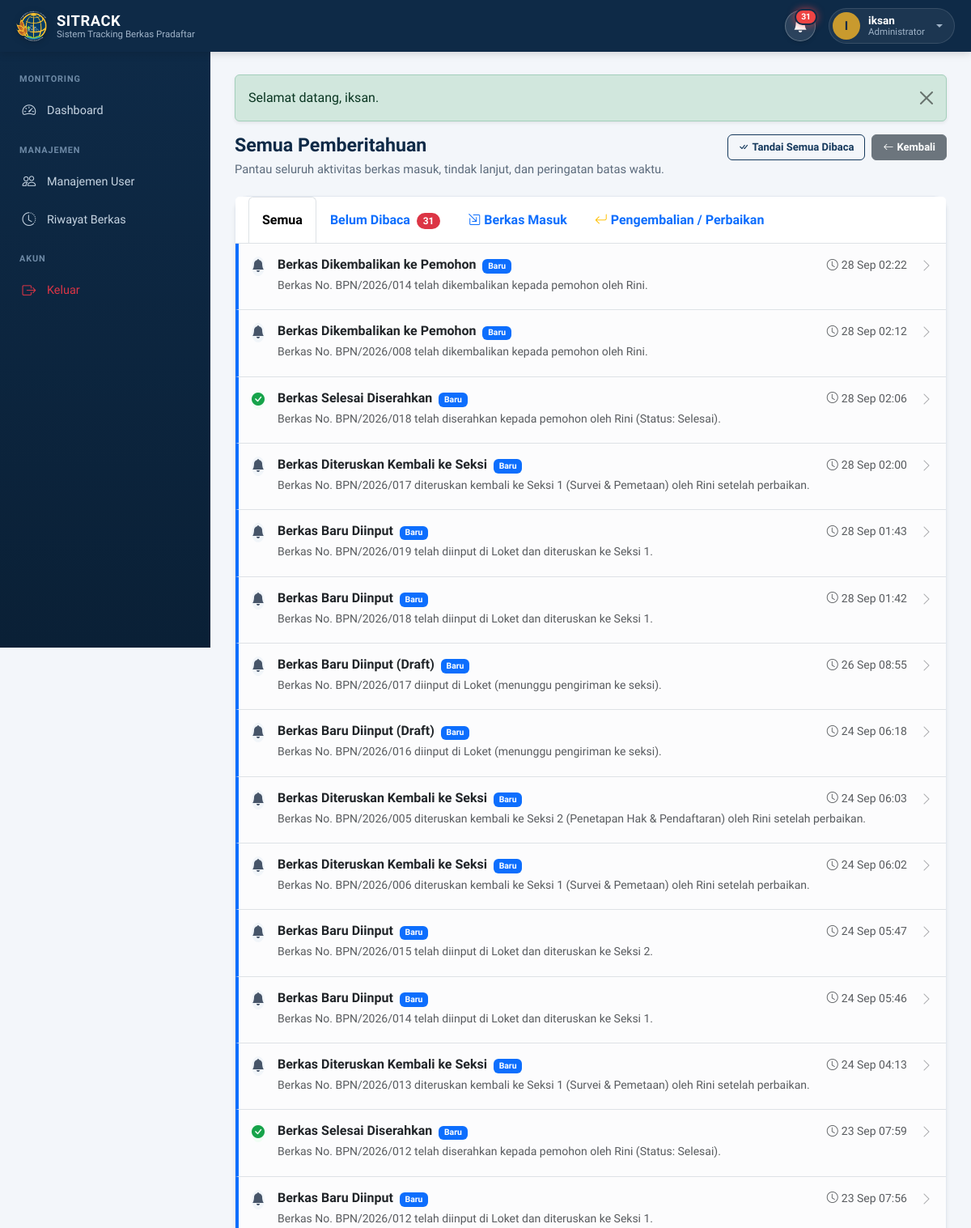
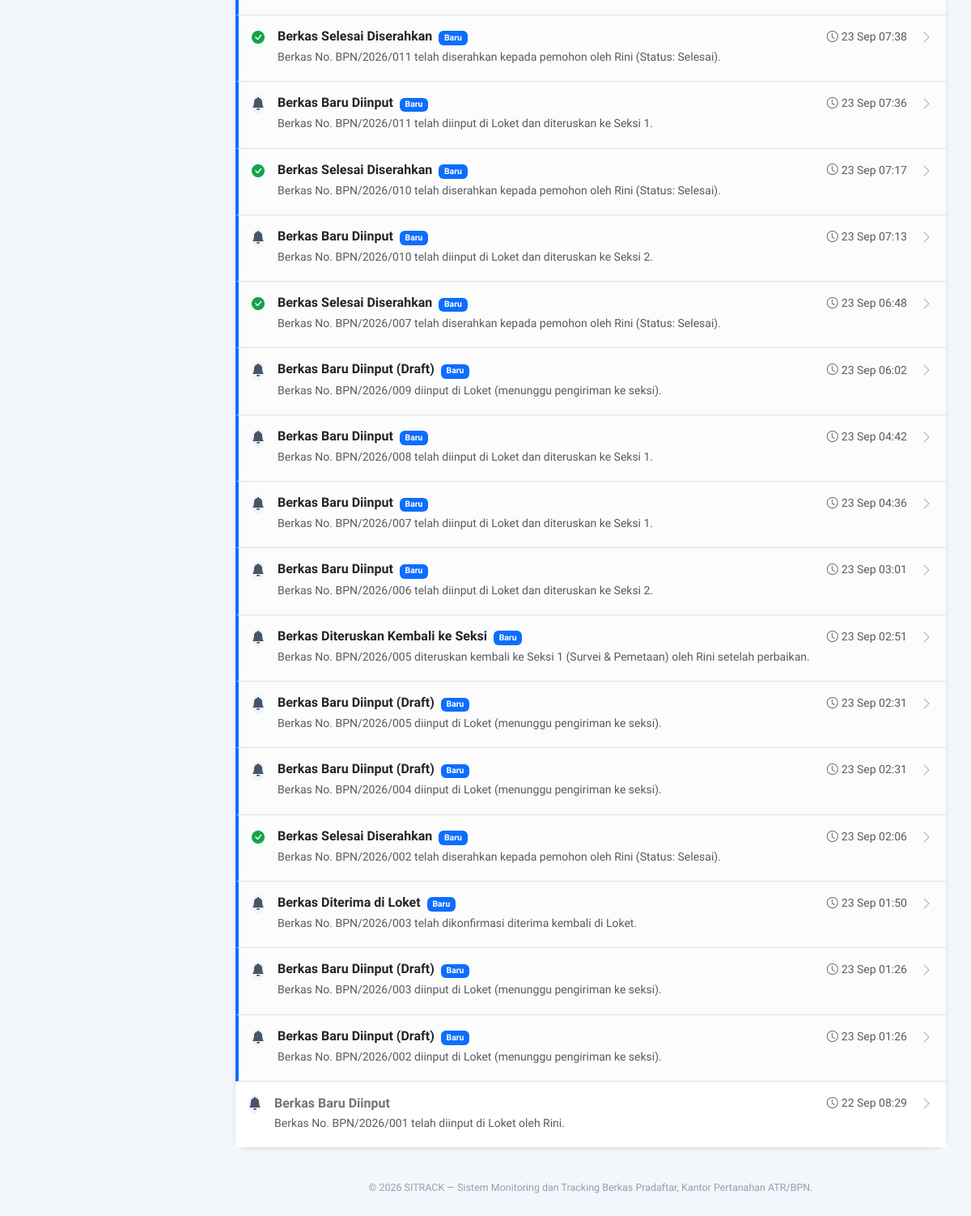
/notifikasi.php (signed in), run on the app's committed database (2 pictures, top to bottom).
### tables this page shows
CREATE TABLE `notifikasi` (
  `id` int(10) unsigned NOT NULL AUTO_INCREMENT,
  `id_berkas` int(10) unsigned DEFAULT NULL,
  `target_role` enum('admin','loket','seksi_1','seksi_2','all') NOT NULL,
  `target_user_id` int(10) unsigned DEFAULT NULL COMMENT 'Jika ditujukan ke user spesifik',
  `judul` varchar(150) NOT NULL,
  `pesan` text NOT NULL,
  `tipe` enum('masuk','kembali','selesai','warning','kritis','info') NOT NULL DEFAULT 'masuk',
  `link` varchar(255) NOT NULL,
  `created_at` timestamp NOT NULL DEFAULT current_timestamp(),
  PRIMARY KEY (`id`),
  KEY `idx_notif_target` (`target_role`,`target_user_id`),
  KEY `idx_notif_created` (`created_at`),
  KEY `fk_notif_berkas` (`id_berkas`),
  KEY `fk_notif_target_user` (`target_user_id`),
  CONSTRAINT `fk_notif_berkas` FOREIGN KEY (`id_berkas`) REFERENCES `berkas` (`id`) ON DELETE CASCADE,
  CONSTRAINT `fk_notif_target_user` FOREIGN KEY (`target_user_id`) REFERENCES `users` (`id`) ON DELETE SET NULL
);

### includes/functions.php (called while the page is built, shortened)
<?php
function isLoggedIn(): bool
{
    return isset($_SESSION['user_id']);
}
function currentUser(): ?array
{
    return [
        'id'           => $_SESSION['user_id'],
        'username'     => $_SESSION['username'],
        'nama_lengkap' => $_SESSION['nama_lengkap'],
        'role'         => $_SESSION['role'],
    ];
}
function roleLabel(string $role): string
{
    return match ($role) {
        'admin'   => 'Administrator',
        'loket'   => 'Loket',
        'seksi_1' => 'Seksi 1 (Survei & Pemetaan)',
        'seksi_2' => 'Seksi 2 (Penetapan Hak & Pendaftaran)',
        default   => ucfirst($role),
    };
}
function baseUrl(string $path = ''): string
{
    static $base = null;
    if ($base === null) {
        $projectRoot = str_replace('\\', '/', realpath(__DIR__ . '/..') ?: dirname(__DIR__));
        $docRoot = isset($_SERVER['DOCUMENT_ROOT']) ? str_replace('\\', '/', realpath($_SERVER['DOCUMENT_ROOT']) ?: $_SERVER['DOCUMENT_ROOT']) : '';
        $docRoot = rtrim($docRoot, '/');
        $projectRoot = rtrim($projectRoot, '/');
        if (!empty($docRoot) && stripos($projectRoot, $docRoot) === 0) {
            $subPath = substr($projectRoot, strlen($docRoot));
            $base = '/' . trim($subPath, '/');
            if ($base === '/') {
                $base = '';
            }
        } else {
            $scriptDir = str_replace('\\', '/', dirname($_SERVER['SCRIPT_NAME'] ?? ''));
            $folderName = basename($projectRoot);
            $pos = strpos($scriptDir, '/' . $folderName);
            if ($pos !== false) {
                $base = substr($scriptDir, 0, $pos + strlen($folderName) + 1);
            } else {
                $base = '';
            }
        }
    }
    $cleanPath = ltrim($path, '/');
    if ($base === '') {
        return '/' . $cleanPath;
    }
    return rtrim($base, '/') . '/' . $cleanPath;
}
function e(?string $value): string
{
    return htmlspecialchars((string) $value, ENT_QUOTES, 'UTF-8');
}
function formatTanggal(?string $datetime): string
{
    $bulan = ['Januari','Februari','Maret','April','Mei','Juni','Juli','Agustus','September','Oktober','November','Desember'];
    $ts = strtotime($datetime);
    return date('d', $ts) . ' ' . $bulan[(int) date('n', $ts) - 1] . ' ' . date('Y H:i', $ts);
}
require_once __DIR__ . '/notification_helper.php';

### includes/notification_helper.php (called while the page is built, shortened)
<?php
function waktuLalu(string|int|null $datetime): string
{
    $time = is_numeric($datetime) ? (int) $datetime : strtotime($datetime);
    $diff = time() - $time;
    if ($diff < 60) {
        return 'Baru saja';
    } elseif ($diff < 3600) {
        $menit = max(1, (int) round($diff / 60));
        return $menit . ' mnt lalu';
    } elseif ($diff < 86400) {
        $jam = max(1, (int) round($diff / 3600));
        return $jam . ' jam lalu';
    } elseif ($diff < 172800) {
        return 'Kemarin, ' . date('H:i', $time);
    } else {
        $bulanIndo = [
            1 => 'Jan', 2 => 'Feb', 3 => 'Mar', 4 => 'Apr', 5 => 'Mei', 6 => 'Jun',
            7 => 'Jul', 8 => 'Agt', 9 => 'Sep', 10 => 'Okt', 11 => 'Nov', 12 => 'Des'
        ];
        $m = (int) date('n', $time);
        return date('d', $time) . ' ' . ($bulanIndo[$m] ?? date('M', $time)) . ' ' . date('H:i', $time);
    }
}
function notifStyle(string $tipe): array
{
    return match ($tipe) {
        'masuk'   => ['bi-box-arrow-in-down-right', 'text-primary', 'bg-primary-subtle', 'style="background-color:#EFF6FF;color:#2563EB;"'],
        'kembali' => ['bi-arrow-return-left', 'text-warning-emphasis', 'bg-warning-subtle', 'style="background-color:#FFFBEB;color:#D97706;"'],
        'selesai' => ['bi-check-circle-fill', 'text-success', 'bg-success-subtle', 'style="background-color:#F0FDF4;color:#16A34A;"'],
        'warning' => ['bi-exclamation-triangle-fill', 'text-warning-emphasis', 'bg-warning-subtle', 'style="background-color:#FFF7ED;color:#EA580C;"'],
        'kritis'  => ['bi-exclamation-octagon-fill', 'text-danger', 'bg-danger-subtle', 'style="background-color:#FEF2F2;color:#DC2626;"'],
        default   => ['bi-bell-fill', 'text-secondary', 'bg-light', 'style="background-color:#F1F5F9;color:#475569;"'],
    };
}
function hitungNotifikasiBelumDibaca(PDO $conn, int $userId, string $role): int
{
    try {
        $stmt = $conn->prepare("
            SELECT COUNT(*)
            FROM notifikasi n
            LEFT JOIN notifikasi_read nr ON nr.notifikasi_id = n.id AND nr.user_id = ?
            WHERE (n.target_role = ? OR n.target_role = 'all' OR n.target_user_id = ?)
              AND (n.target_user_id IS NULL OR n.target_user_id = ?)
              AND nr.id IS NULL
        ");
        $stmt->execute([$userId, $role, $userId, $userId]);
        return (int) $stmt->fetchColumn();
    } catch (Throwable $e) {
        error_log('Error hitungNotifikasiBelumDibaca: ' . $e->getMessage());
        return 0;
    }
}

### notifikasi.php (the view, shortened to what this page needs)
<?php
require_once __DIR__ . '/config/database.php';
require_once __DIR__ . '/includes/functions.php';
$userId = (int) $_SESSION['user_id'];
$role   = $_SESSION['role'] ?? '';
$tab    = $_GET['tab'] ?? 'semua';
$whereClause = "(n.target_role = ? OR n.target_role = 'all' OR n.target_user_id = ?) AND (n.target_user_id IS NULL OR n.target_user_id = ?)";
$params = [$userId, $role, $userId, $userId];
$stmt = $conn->prepare("
    SELECT n.*,
           (nr.id IS NOT NULL) AS is_read,
           b.nomor_pendaftaran,
           b.nama_pemohon
    FROM notifikasi n
    LEFT JOIN notifikasi_read nr ON nr.notifikasi_id = n.id AND nr.user_id = ?
    LEFT JOIN berkas b ON b.id = n.id_berkas
    WHERE $whereClause
    ORDER BY n.created_at DESC
    LIMIT 100
");
$stmt->execute($params);
$notifikasiList = $stmt->fetchAll();
$totalUnread = hitungNotifikasiBelumDibaca($conn, $userId, $role);
require_once __DIR__ . '/includes/header.php';
require_once __DIR__ . '/includes/sidebar.php';
?>
<div class="page-head">
    <div>
        <h1>Semua Pemberitahuan</h1>
        <p>Pantau seluruh aktivitas berkas masuk, tindak lanjut, dan peringatan batas waktu.</p>
    </div>
    <div class="d-flex gap-2 align-items-center">
        <?php if ($totalUnread > 0): ?>
            <form action="notifikasi.php?tab=<?= urlencode($tab) ?>" method="POST" class="d-inline">
                <button type="submit" class="btn btn-outline-primary btn-sm">
                    <i class="bi bi-check-all me-1"></i>Tandai Semua Dibaca
                </button>
            </form>
        <?php endif; ?>
        <a href="javascript:history.back()" class="btn btn-secondary btn-sm">
            <i class="bi bi-arrow-left me-1"></i>Kembali
        </a>
    </div>
</div>
<div class="card shadow-sm mb-4">
    <div class="card-header bg-white border-bottom p-0">
        <ul class="nav nav-tabs card-header-tabs m-0 px-3 border-0 flex-nowrap overflow-x-auto" style="scrollbar-width: thin; -webkit-overflow-scrolling: touch;">
            <li class="nav-item">
                <a class="nav-link <?= $tab === 'semua' ? 'active fw-bold' : '' ?> py-3" href="notifikasi.php?tab=semua">
                    Semua
                </a>
            </li>
            <li class="nav-item">
                <a class="nav-link <?= $tab === 'unread' ? 'active fw-bold' : '' ?> py-3" href="notifikasi.php?tab=unread">
                    Belum Dibaca
                    <?php if ($totalUnread > 0): ?>
                        <span class="badge bg-danger rounded-pill ms-1"><?= $totalUnread ?></span>
                    <?php endif; ?>
                </a>
            </li>
            <li class="nav-item">
                <a class="nav-link <?= $tab === 'masuk' ? 'active fw-bold' : '' ?> py-3" href="notifikasi.php?tab=masuk">
                    <i class="bi bi-box-arrow-in-down-right me-1 text-primary"></i>Berkas Masuk
                </a>
            </li>
            <li class="nav-item">
                <a class="nav-link <?= $tab === 'kembali' ? 'active fw-bold' : '' ?> py-3" href="notifikasi.php?tab=kembali">
                    <i class="bi bi-arrow-return-left me-1 text-warning"></i>Pengembalian / Perbaikan
                </a>
            </li>
        </ul>
    </div>
    <div class="card-body p-0">
        <?php if (empty($notifikasiList)): ?>
            <div class="text-center py-5">
                <i class="bi bi-bell-slash text-muted" style="font-size: 2.5rem;"></i>
                <div class="fw-semibold mt-2 text-muted">Tidak ada pemberitahuan pada kategori ini.</div>
            </div>
        <?php else: ?>
            <div class="list-group list-group-flush">
                <?php foreach ($notifikasiList as $item):
                    [$icon, $textColor, $bgColor, $styleAttr] = notifStyle($item['tipe']);
                    $isUnread = !(bool)$item['is_read'];
                ?>
                <a href="notifikasi_baca.php?id=<?= (int)$item['id'] ?>"
                   class="list-group-item list-group-item-action p-3 d-flex align-items-start gap-3 transition-all <?= $isUnread ? 'bg-light-subtle' : '' ?>"
                   style="<?= $isUnread ? 'border-left: 4px solid #0D6EFD; background-color: #F8FAFC;' : '' ?>">
                    <div class="rounded-circle d-flex align-items-center justify-content-center flex-shrink-0"
                         <?= $styleAttr ?>
                         style="width: 42px; height: 42px; font-size: 1.15rem;">
                        <i class="bi <?= $icon ?>"></i>
                    </div>
                    <div class="flex-grow-1 min-w-0">
                        <div class="d-flex justify-content-between align-items-center mb-1">
                            <h6 class="mb-0 fw-bold <?= $isUnread ? 'text-dark' : 'text-secondary' ?>">
                                <?= e($item['judul']) ?>
                                <?php if ($isUnread): ?>
                                    <span class="badge text-bg-primary ms-1" style="font-size: 0.65rem;">Baru</span>
                                <?php endif; ?>
                            </h6>
                            <span class="small text-muted" title="<?= formatTanggal($item['created_at']) ?>">
                                <i class="bi bi-clock me-1"></i><?= waktuLalu($item['created_at']) ?>
                            </span>
                        </div>
                        <p class="mb-1 small text-muted text-break" style="line-height: 1.45;">
                            <?= e($item['pesan']) ?>
                        </p>
                    </div>
                    <div>
                        <i class="bi bi-chevron-right text-muted opacity-50"></i>
                    </div>
                </a>
                <?php endforeach; ?>
            </div>
        <?php endif; ?>
    </div>
</div>
<?php require_once __DIR__ . '/includes/footer.php'; ?>

### includes/header.php (shortened to what this page needs)
<?php
$user = currentUser();
global $conn;
$notifUnreadCount = 0;
if ($user && isset($conn)) {
    $notifUnreadCount = hitungNotifikasiBelumDibaca($conn, (int)$user['id'], $user['role']);
}
?>
<!DOCTYPE html>
<html lang="id">
<head>
<link href="https://cdn.jsdelivr.net/npm/bootstrap@5.3.3/dist/css/bootstrap.min.css" rel="stylesheet">
<link href="https://cdn.jsdelivr.net/npm/bootstrap-icons@1.11.3/font/bootstrap-icons.min.css" rel="stylesheet">
<link href="<?= baseUrl('assets/css/style.css') ?>?v=<?= time() ?>" rel="stylesheet">
</head>
<body>
<nav class="topbar">
    <div class="topbar-brand">
        <img src="<?= baseUrl('assets/img/logo-bpn-white.png') ?>?v=<?= time() ?>" alt="Logo ATR/BPN" class="brand-logo">
        <div class="brand-text">
            <span class="brand-mark">SITRACK</span>
            <span class="brand-sub">Sistem Tracking Berkas Pradaftar</span>
        </div>
    </div>
    <div class="d-flex align-items-center gap-3 ms-auto">
        <?php if ($user): ?>
        <div class="topbar-notif dropdown">
            <button class="btn-notif position-relative" type="button" id="notifDropdown" data-bs-toggle="dropdown" data-bs-auto-close="outside" aria-expanded="false" title="Pemberitahuan" style="width:38px; height:38px; border-radius:50%; background:rgba(255,255,255,0.12); border:1px solid rgba(255,255,255,0.25); color:#ffffff; display:inline-flex; align-items:center; justify-content:center; padding:0; cursor:pointer; box-shadow:0 2px 5px rgba(0,0,0,0.12);">
                <i class="bi bi-bell-fill" style="font-size:1.1rem; line-height:1;"></i>
                <span class="notif-badge <?= $notifUnreadCount > 0 ? '' : 'd-none' ?>" id="notifBadgeCounter" style="position:absolute; top:-3px; right:-3px; background:#EF4444; color:#ffffff; font-size:0.65rem; font-weight:800; line-height:1; padding:3px 6px; min-width:18px; text-align:center; border-radius:999px; border:2px solid #0E2A47; box-shadow:0 0 10px rgba(239,68,68,0.7);">
                    <?= $notifUnreadCount > 99 ? '99+' : $notifUnreadCount ?>
                </span>
            </button>
        </div>
        <?php endif; ?>
        <div class="topbar-user dropdown">
            <button class="btn-user dropdown-toggle" type="button" data-bs-toggle="dropdown" aria-expanded="false">
                <span class="user-avatar"><?= e(strtoupper(substr($user['nama_lengkap'] ?? '?', 0, 1))) ?></span>
                <span class="user-info d-none d-md-flex">
                    <strong><?= e($user['nama_lengkap'] ?? '') ?></strong>
                    <small><?= e(roleLabel($user['role'] ?? '')) ?></small>
                </span>
            </button>
        </div>
    </div>
</nav>
<div class="app-body">

### data on the page
notifikasi: target_role "Administrator", judul "Berkas Baru Diinput", created_at "22 Sep 08:29", pesan "Berkas No. BPN/2026/001 telah diinput di Loket oleh Rini."
notifikasi: judul "Berkas Dikembalikan ke Pemohon", shows "Baru", created_at "28 Sep 02:22", pesan "Berkas No. BPN/2026/014 telah dikembalikan kepada pemohon oleh Rini."
notifikasi: judul "Berkas Dikembalikan ke Pemohon", shows "Baru", created_at "28 Sep 02:12", pesan "Berkas No. BPN/2026/008 telah dikembalikan kepada pemohon oleh Rini."
notifikasi: judul "Berkas Selesai Diserahkan", shows "Baru", created_at "28 Sep 02:06", pesan "Berkas No. BPN/2026/018 telah diserahkan kepada pemohon oleh Rini (Status: Selesai)."
notifikasi: judul "Berkas Diteruskan Kembali ke Seksi", shows "Baru", created_at "28 Sep 02:00", pesan "Berkas No. BPN/2026/017 diteruskan kembali ke Seksi 1 (Survei & Pemetaan) oleh Rini setelah perbaikan."
notifikasi: judul "Berkas Baru Diinput", created_at "28 Sep 01:43", pesan "Berkas No. BPN/2026/019 telah diinput di Loket dan diteruskan ke Seksi 1."
notifikasi: judul "Berkas Baru Diinput", created_at "28 Sep 01:42", pesan "Berkas No. BPN/2026/018 telah diinput di Loket dan diteruskan ke Seksi 1."
notifikasi: judul "Berkas Baru Diinput (Draft)", created_at "26 Sep 08:55", pesan "Berkas No. BPN/2026/017 diinput di Loket (menunggu pengiriman ke seksi)."
notifikasi: judul "Berkas Baru Diinput (Draft)", created_at "24 Sep 06:18", pesan "Berkas No. BPN/2026/016 diinput di Loket (menunggu pengiriman ke seksi)."
notifikasi: judul "Berkas Diteruskan Kembali ke Seksi", shows "Baru", created_at "24 Sep 06:03", pesan "Berkas No. BPN/2026/005 diteruskan kembali ke Seksi 2 (Penetapan Hak & Pendaftaran) oleh Rini setelah perbaikan."
notifikasi: judul "Berkas Diteruskan Kembali ke Seksi", shows "Baru", created_at "24 Sep 06:02", pesan "Berkas No. BPN/2026/006 diteruskan kembali ke Seksi 1 (Survei & Pemetaan) oleh Rini setelah perbaikan."
notifikasi: judul "Berkas Baru Diinput", created_at "24 Sep 05:47", pesan "Berkas No. BPN/2026/015 telah diinput di Loket dan diteruskan ke Seksi 2."
notifikasi: judul "Berkas Baru Diinput", created_at "24 Sep 05:46", pesan "Berkas No. BPN/2026/014 telah diinput di Loket dan diteruskan ke Seksi 1."
notifikasi: judul "Berkas Diteruskan Kembali ke Seksi", shows "Baru", created_at "24 Sep 04:13", pesan "Berkas No. BPN/2026/013 diteruskan kembali ke Seksi 1 (Survei & Pemetaan) oleh Rini setelah perbaikan."
notifikasi: judul "Berkas Selesai Diserahkan", shows "Baru", created_at "23 Sep 07:59", pesan "Berkas No. BPN/2026/012 telah diserahkan kepada pemohon oleh Rini (Status: Selesai)."
notifikasi: judul "Berkas Baru Diinput", created_at "23 Sep 07:56", pesan "Berkas No. BPN/2026/012 telah diinput di Loket dan diteruskan ke Seksi 1."
notifikasi: judul "Berkas Selesai Diserahkan", shows "Baru", created_at "23 Sep 07:38", pesan "Berkas No. BPN/2026/011 telah diserahkan kepada pemohon oleh Rini (Status: Selesai)."
notifikasi: judul "Berkas Baru Diinput", created_at "23 Sep 07:36", pesan "Berkas No. BPN/2026/011 telah diinput di Loket dan diteruskan ke Seksi 1."
notifikasi: judul "Berkas Selesai Diserahkan", shows "Baru", created_at "23 Sep 07:17", pesan "Berkas No. BPN/2026/010 telah diserahkan kepada pemohon oleh Rini (Status: Selesai)."
notifikasi: judul "Berkas Baru Diinput", created_at "23 Sep 07:13", pesan "Berkas No. BPN/2026/010 telah diinput di Loket dan diteruskan ke Seksi 2."
notifikasi: judul "Berkas Selesai Diserahkan", shows "Baru", created_at "23 Sep 06:48", pesan "Berkas No. BPN/2026/007 telah diserahkan kepada pemohon oleh Rini (Status: Selesai)."
notifikasi: judul "Berkas Baru Diinput (Draft)", created_at "23 Sep 06:02", pesan "Berkas No. BPN/2026/009 diinput di Loket (menunggu pengiriman ke seksi)."
notifikasi: judul "Berkas Baru Diinput", created_at "23 Sep 04:42", pesan "Berkas No. BPN/2026/008 telah diinput di Loket dan diteruskan ke Seksi 1."
notifikasi: judul "Berkas Baru Diinput", created_at "23 Sep 04:36", pesan "Berkas No. BPN/2026/007 telah diinput di Loket dan diteruskan ke Seksi 1."
notifikasi: judul "Berkas Baru Diinput", created_at "23 Sep 03:01", pesan "Berkas No. BPN/2026/006 telah diinput di Loket dan diteruskan ke Seksi 2."
notifikasi: judul "Berkas Diteruskan Kembali ke Seksi", shows "Baru", created_at "23 Sep 02:51", pesan "Berkas No. BPN/2026/005 diteruskan kembali ke Seksi 1 (Survei & Pemetaan) oleh Rini setelah perbaikan."
notifikasi: judul "Berkas Baru Diinput (Draft)", created_at "23 Sep 02:31", pesan "Berkas No. BPN/2026/005 diinput di Loket (menunggu pengiriman ke seksi)."
notifikasi: judul "Berkas Baru Diinput (Draft)", created_at "23 Sep 02:31", pesan "Berkas No. BPN/2026/004 diinput di Loket (menunggu pengiriman ke seksi)."
notifikasi: judul "Berkas Selesai Diserahkan", shows "Baru", created_at "23 Sep 02:06", pesan "Berkas No. BPN/2026/002 telah diserahkan kepada pemohon oleh Rini (Status: Selesai)."
notifikasi: judul "Berkas Diterima di Loket", shows "Baru", created_at "23 Sep 01:50", pesan "Berkas No. BPN/2026/003 telah dikonfirmasi diterima kembali di Loket."
notifikasi: judul "Berkas Baru Diinput (Draft)", created_at "23 Sep 01:26", pesan "Berkas No. BPN/2026/003 diinput di Loket (menunggu pengiriman ke seksi)."
notifikasi: judul "Berkas Baru Diinput (Draft)", created_at "23 Sep 01:26", pesan "Berkas No. BPN/2026/002 diinput di Loket (menunggu pengiriman ke seksi)."

### other printed values
$notifUnreadCount "31"
substr($user['nama_lengkap'] ?? '?', 0, 1) "I"
$user['nama_lengkap'] "iksan"
$flash['message'] "Selamat datang, iksan."
$totalUnread "31"
